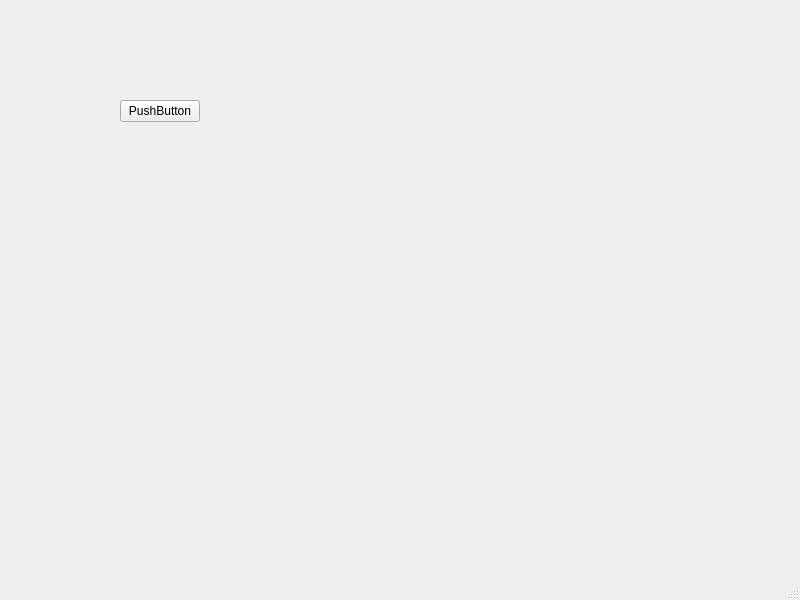
<?xml version="1.0" encoding="UTF-8"?>
<ui version="4.0">
 <class>MainWindow</class>
 <widget class="QMainWindow" name="MainWindow">
  <property name="geometry">
   <rect>
    <x>0</x>
    <y>0</y>
    <width>800</width>
    <height>600</height>
   </rect>
  </property>
  <property name="windowTitle">
   <string>MainWindow</string>
  </property>
  <widget class="QWidget" name="centralwidget">
   <widget class="QPushButton" name="pushButton">
    <property name="geometry">
     <rect>
      <x>120</x>
      <y>100</y>
      <width>80</width>
      <height>22</height>
     </rect>
    </property>
    <property name="text">
     <string>PushButton</string>
    </property>
   </widget>
  </widget>
  <widget class="QMenuBar" name="menubar">
   <property name="geometry">
    <rect>
     <x>0</x>
     <y>0</y>
     <width>800</width>
     <height>21</height>
    </rect>
   </property>
  </widget>
  <widget class="QStatusBar" name="statusbar"/>
 </widget>
 <resources/>
 <connections/>
</ui>
